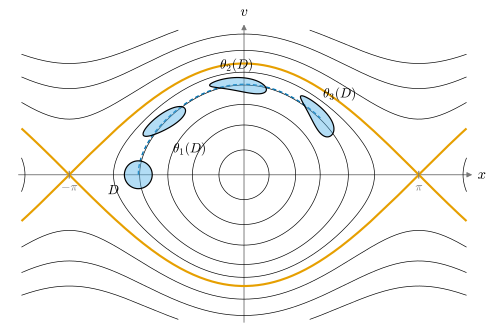

Python code for this plot:
"""그림 2.7.1: 진자 방정식의 해와 초기값에 대한 매끄러운 의존성 (2.7절, 예 2.7.10).

x'' = -sin x 를 1계 연립 (x, v)' = V(x, v) = (v, -sin x)로 쓴다.
검정 가는 선: 에너지 E = v²/2 - cos x 의 등위곡선 (해의 자취). 주황 굵은 선: 분리선 E = 1.
하늘색: 초기값의 원판 D = {|(x, v) - (-1.9, 0)| ≤ 0.25}와 그 흐름 θ_t(D), t = 1, 2, 3 (dgnum.rk4로 계산).
파랑 점선: 원판 중심에서 출발한 해 θ(t, (-1.9, 0)), 0 ≤ t ≤ 3.

실행: 프로젝트 루트에서 ``PYTHONPATH=tools python3 chapters/02-calculus-rn/figures/fig-2-7-1-pendulum-flow.py``
"""

import dgfig

dgfig.setup()

import matplotlib.pyplot as plt
import numpy as np
from matplotlib.patches import Polygon

import dgnum

C = dgfig.COLORS
LW = dgfig.LW


def V(t, y):
    return np.array([y[1], -np.sin(y[0])])


def E(x, v):
    return 0.5 * v ** 2 - np.cos(x)


def flow(y0, T, n=600):
    ts = np.linspace(0.0, T, n + 1)
    return dgnum.rk4(V, y0, ts)


c0 = np.array([-1.9, 0.0])
rad = 0.25
angs = np.linspace(0, 2 * np.pi, 161)[:-1]
boundary = c0 + rad * np.stack([np.cos(angs), np.sin(angs)], axis=1)
times = (1.0, 2.0, 3.0)
imgs = {0.0: boundary}
for T in times:
    imgs[T] = np.array([flow(b, T)[-1] for b in boundary])
center_path = flow(c0, 3.0, 900)

# 자기검사 (§12.1): 에너지 보존, 흐름의 군 성질 θ_1∘θ_2 = θ_3, 넓이 보존(수치)
for b in boundary[::20]:
    traj = flow(b, 3.0)
    assert np.max(np.abs(E(traj[:, 0], traj[:, 1]) - E(*b))) < 1e-8
y12 = flow(flow(c0, 2.0)[-1], 1.0)[-1]
assert np.allclose(y12, flow(c0, 3.0)[-1], atol=1e-9)


def shoelace(p):
    return 0.5 * abs(np.dot(p[:, 0], np.roll(p[:, 1], -1)) - np.dot(p[:, 1], np.roll(p[:, 0], -1)))


a0 = shoelace(imgs[0.0])
for T in times:
    assert abs(shoelace(imgs[T]) - a0) < 2e-3 * a0

fig, ax = plt.subplots(figsize=(6.2, 3.4))
ax.set_aspect("equal")
ax.set_axis_off()
X, Y = np.meshgrid(np.linspace(-4.0, 4.0, 400), np.linspace(-2.6, 2.6, 300))
levels = [-0.9, -0.6, -0.2, 0.3, 0.7, 1.5, 2.2, 3.0]
ax.contour(X, Y, E(X, Y), levels=levels, colors=C["main"], linewidths=0.5, linestyles="solid", zorder=1)
ax.contour(X, Y, E(X, Y), levels=[1.0], colors=C["accent"], linewidths=1.6, zorder=2)
ax.annotate("", xy=(4.15, 0), xytext=(-4.1, 0),
            arrowprops=dict(arrowstyle="-|>", color=C["aux"], lw=0.7, mutation_scale=8), zorder=0)
ax.annotate("", xy=(0, 2.75), xytext=(0, -2.7),
            arrowprops=dict(arrowstyle="-|>", color=C["aux"], lw=0.7, mutation_scale=8), zorder=0)
ax.text(4.2, 0, r"$x$", fontsize=11, va="center")
ax.text(0, 2.8, r"$v$", fontsize=11, ha="center", va="bottom")
for xv, lab in ((np.pi, r"$\pi$"), (-np.pi, r"$-\pi$")):
    ax.plot([xv, xv], [-0.06, 0.06], color=C["aux"], lw=0.8)
    ax.text(xv, -0.12, lab, fontsize=9, ha="center", va="top", color=C["aux"])
ax.plot(*center_path.T, color=C["tangent"], lw=1.0, ls=(0, (3, 2)), zorder=3)
for T, lab, off in ((0.0, r"$D$", (-0.55, -0.35)), (1.0, r"$\theta_1(D)$", (0.15, -0.55)),
                    (2.0, r"$\theta_2(D)$", (-0.35, 0.32)), (3.0, r"$\theta_3(D)$", (0.1, 0.35))):
    pts = imgs[T]
    ax.add_patch(Polygon(pts, closed=True, facecolor=C["region"], alpha=0.45, lw=0, zorder=4))
    ax.add_patch(Polygon(pts, closed=True, fill=False, edgecolor=C["main"], lw=0.9, zorder=5))
    cx, cy = pts.mean(axis=0)
    ax.text(cx + off[0], cy + off[1], lab, fontsize=10, zorder=6)
ax.set_xlim(-4.3, 4.45)
ax.set_ylim(-2.75, 3.0)
fig.subplots_adjust(left=0.01, right=0.99, top=0.99, bottom=0.01)
dgfig.save(fig, __file__)
